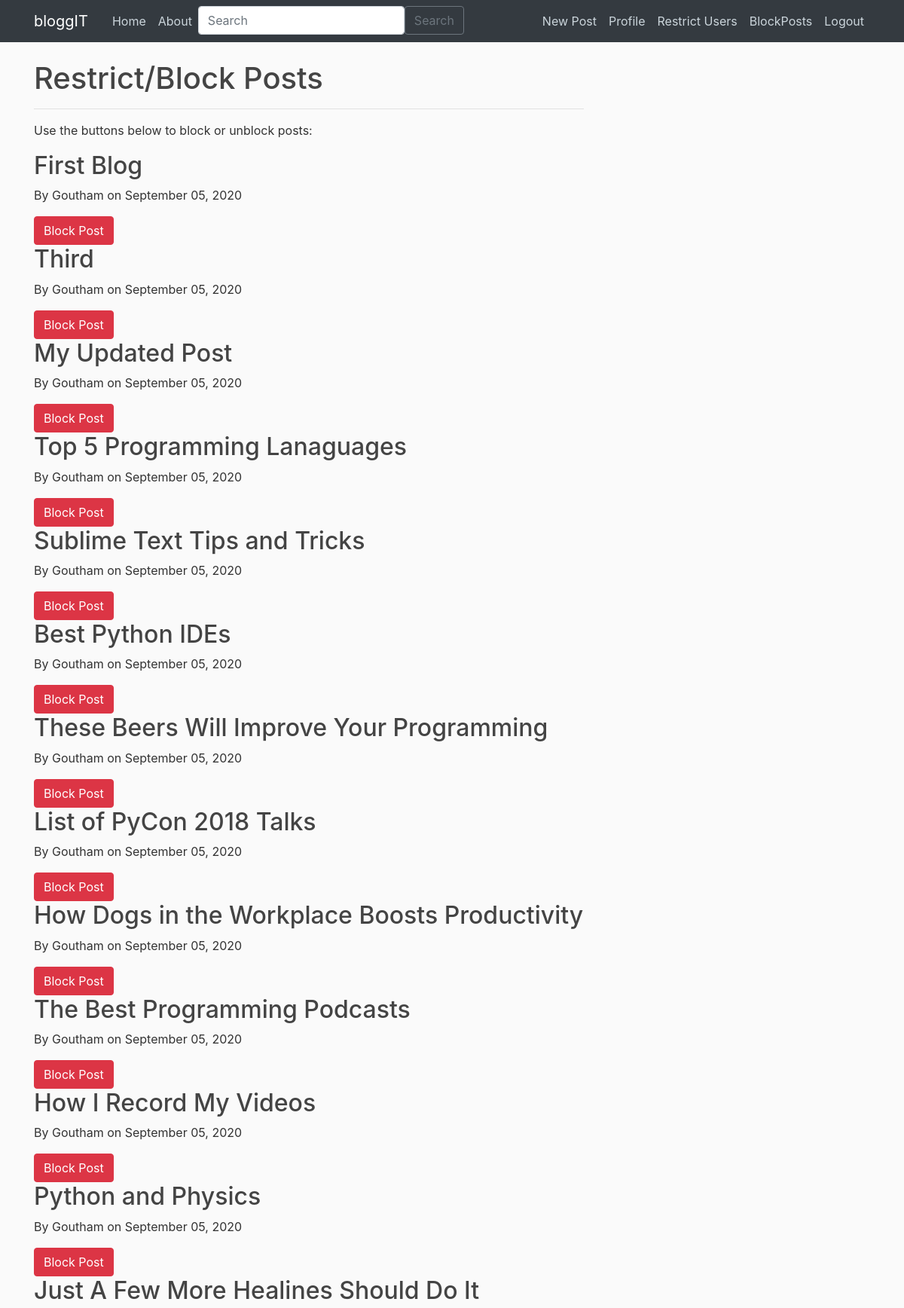
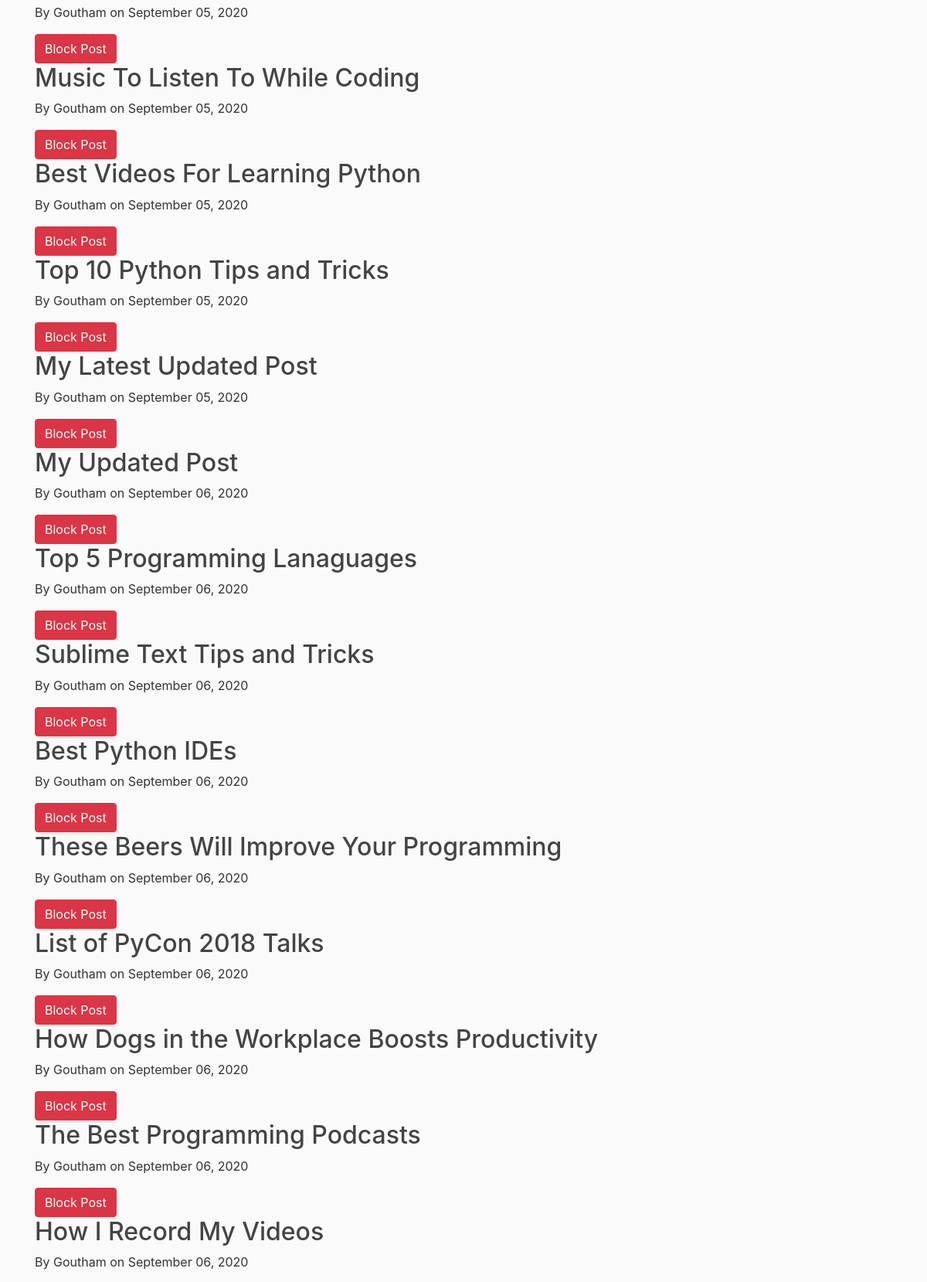
The page /restrict_posts/ (signed in, upper part) on the database its author committed (2 pictures, top to bottom).
### blog/models.py (models this page shows, shortened)
class Post(models.Model):
    title = models.CharField(max_length=100)
    content = RichTextField(blank=True,null=True)
    date_posted = models.DateTimeField(default=timezone.now)
    author = models.ForeignKey(User, on_delete=models.CASCADE)
    likes = models.ManyToManyField(User, related_name='post_like')
    dislikes = models.ManyToManyField(User, related_name='post_dislike')
    rating = models.FloatField(default=0)
    tags = models.ManyToManyField(Tag, related_name='post_tags', auto_created=False)
    is_blocked = models.BooleanField(default=False)

### admin_panel/views.py (the view, shortened to what this page needs)
# urls.py: path('restrict_posts/', restrict_posts, name='restrict_posts'),
def restrict_posts(request):
    if not request.user.is_superuser:
        return redirect('home')
    posts = Post.objects.all()
    context = {'posts': posts}
    return render(request, 'admin_panel/restrict_posts.html', context)

### admin_panel/templates/admin_panel/restrict_posts.html (shortened to what this page needs)
{% extends 'blog/base.html' %}
{% block content %}
  <h1>Restrict/Block Posts</h1>
  <hr/>
  <p>Use the buttons below to block or unblock posts:</p>
  {% for post in posts %}
    <h2>{{ post.title }}</h2>
    <p>By {{ post.author }} on {{ post.date_posted|date:"F d, Y" }}</p>
    {% if post.is_blocked %}
      <form method="post" action="{% url 'unblock_post' post_id=post.id %}">
        {% csrf_token %}
        <input type="hidden" name="post_id" value="{{ post.id }}" />
        <button type="submit" class="btn btn-success">Unblock Post</button>
      </form>
    {% else %}
      <form method="post" action="{% url 'block_post' post_id=post.id %}">
        <button type="submit" class="btn btn-danger">Block Post</button>
      </form>
    {% endif %}
  {% endfor %}
{% endblock %}

### blog/static/blog/main.css (style rules this page uses)
body { background: #fafafa; color: #333333; margin-top: 5rem; }
h1, h2, h3, h4, h5, h6 { color: #444444; }

### rows shown on the page
Post: title "First Blog", author "Goutham", date_posted "September 05, 2020"
Post: title "Third", author "Goutham", date_posted "September 05, 2020"
Post: title "My Updated Post", author "Goutham", date_posted "September 05, 2020"
Post: title "Top 5 Programming Lanaguages", author "Goutham", date_posted "September 05, 2020"
Post: title "Sublime Text Tips and Tricks", author "Goutham", date_posted "September 05, 2020"
Post: title "Best Python IDEs", author "Goutham", date_posted "September 05, 2020"
Post: title "These Beers Will Improve Your Programming", author "Goutham", date_posted "September 05, 2020"
Post: title "List of PyCon 2018 Talks", author "Goutham", date_posted "September 05, 2020"
Post: title "How Dogs in the Workplace Boosts Productivity", author "Goutham", date_posted "September 05, 2020"
Post: title "The Best Programming Podcasts", author "Goutham", date_posted "September 05, 2020"
Post: title "How I Record My Videos", author "Goutham", date_posted "September 05, 2020"
Post: title "Python and Physics", author "Goutham", date_posted "September 05, 2020"
Post: title "Just A Few More Healines Should Do It", author "Goutham", date_posted "September 05, 2020"
Post: title "Music To Listen To While Coding", author "Goutham", date_posted "September 05, 2020"
Post: title "Best Videos For Learning Python", author "Goutham", date_posted "September 05, 2020"
Post: title "Top 10 Python Tips and Tricks", author "Goutham", date_posted "September 05, 2020"
Post: title "My Latest Updated Post", author "Goutham", date_posted "September 05, 2020"
Post: title "My Updated Post", author "Goutham", date_posted "September 06, 2020"
Post: title "Top 5 Programming Lanaguages", author "Goutham", date_posted "September 06, 2020"
Post: title "Sublime Text Tips and Tricks", author "Goutham", date_posted "September 06, 2020"
Post: title "Best Python IDEs", author "Goutham", date_posted "September 06, 2020"
Post: title "These Beers Will Improve Your Programming", author "Goutham", date_posted "September 06, 2020"
Post: title "List of PyCon 2018 Talks", author "Goutham", date_posted "September 06, 2020"
Post: title "How Dogs in the Workplace Boosts Productivity", author "Goutham", date_posted "September 06, 2020"
Post: title "The Best Programming Podcasts", author "Goutham", date_posted "September 06, 2020"
Post: title "How I Record My Videos", author "Goutham", date_posted "September 06, 2020"
